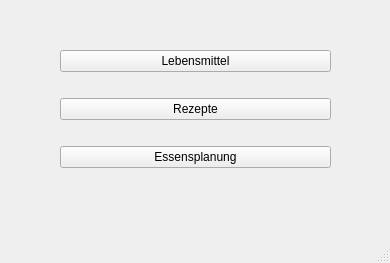
<?xml version="1.0" encoding="UTF-8"?>
<ui version="4.0">
 <class>MainWindow</class>
 <widget class="QMainWindow" name="MainWindow">
  <property name="geometry">
   <rect>
    <x>0</x>
    <y>0</y>
    <width>390</width>
    <height>263</height>
   </rect>
  </property>
  <property name="windowTitle">
   <string>MainWindow</string>
  </property>
  <widget class="QWidget" name="centralwidget">
   <widget class="QWidget" name="">
    <property name="geometry">
     <rect>
      <x>60</x>
      <y>30</y>
      <width>271</width>
      <height>161</height>
     </rect>
    </property>
    <layout class="QVBoxLayout" name="verticalLayout">
     <item>
      <widget class="QPushButton" name="cmdLebensm">
       <property name="text">
        <string>Lebensmittel</string>
       </property>
      </widget>
     </item>
     <item>
      <widget class="QPushButton" name="cmdRezepte">
       <property name="text">
        <string>Rezepte</string>
       </property>
      </widget>
     </item>
     <item>
      <widget class="QPushButton" name="cmdEssenspl">
       <property name="text">
        <string>Essensplanung</string>
       </property>
      </widget>
     </item>
    </layout>
   </widget>
  </widget>
  <widget class="QMenuBar" name="menubar">
   <property name="geometry">
    <rect>
     <x>0</x>
     <y>0</y>
     <width>390</width>
     <height>21</height>
    </rect>
   </property>
  </widget>
  <widget class="QStatusBar" name="statusbar"/>
 </widget>
 <resources/>
 <connections/>
</ui>
